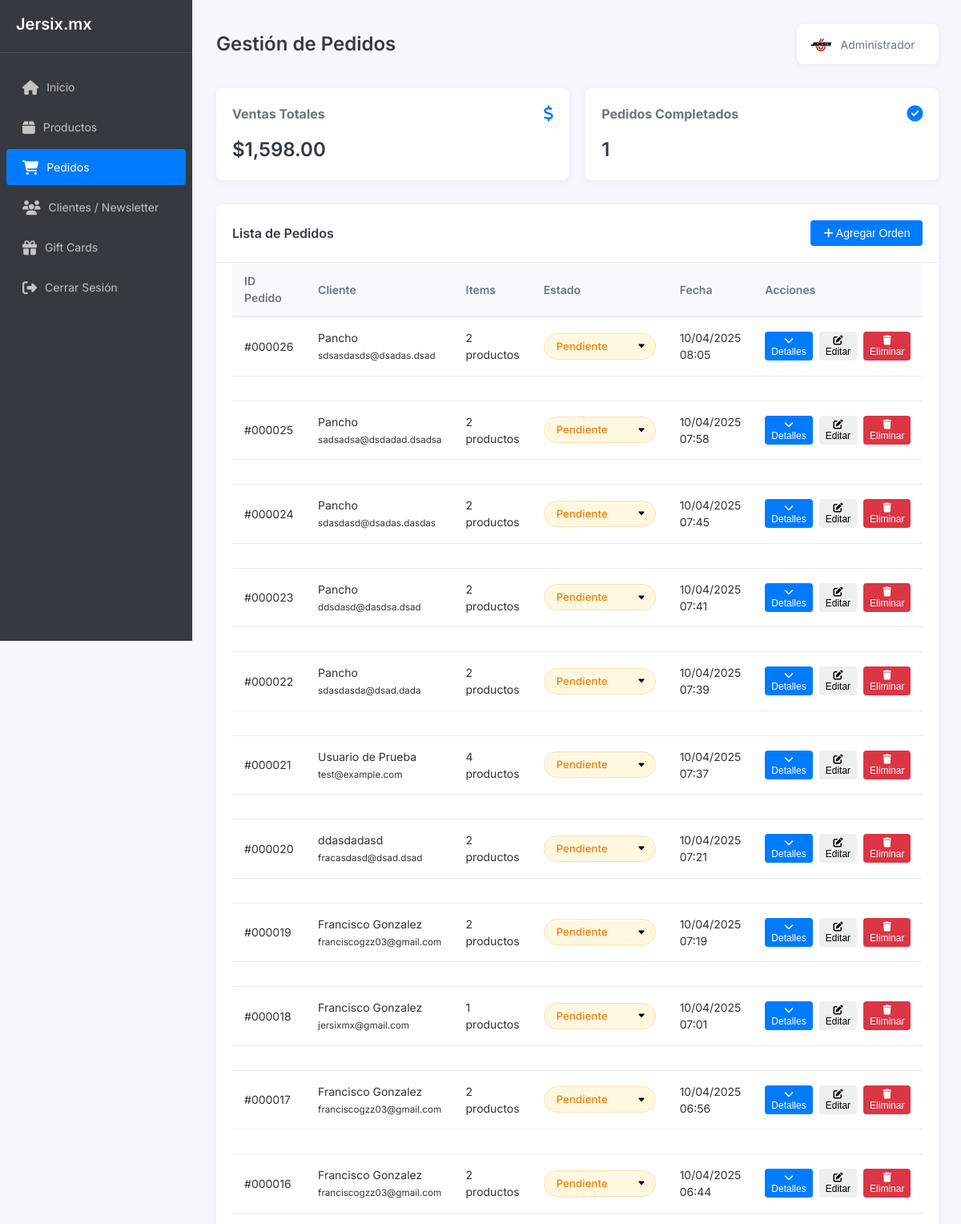
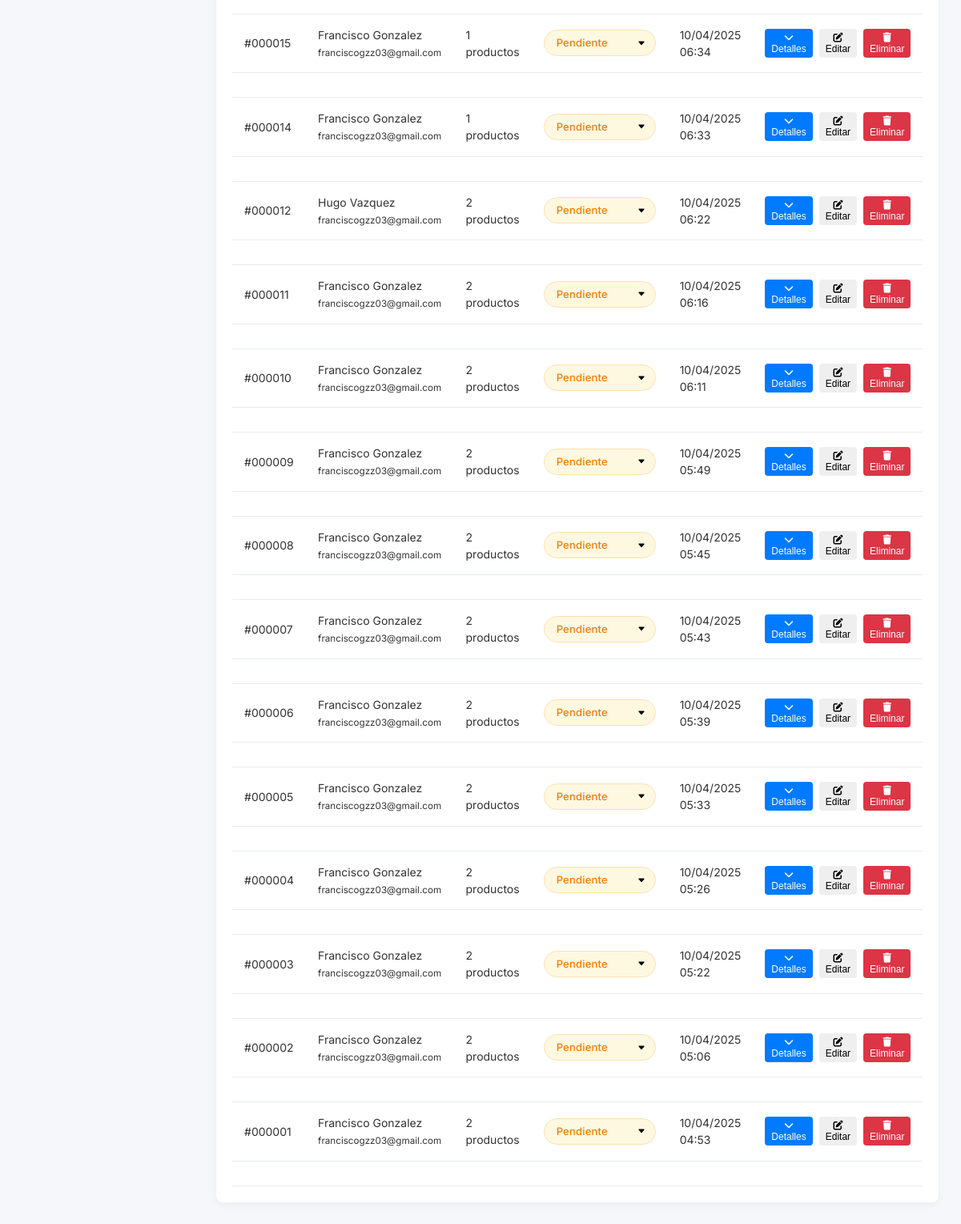
/admin2_backup/orders.php (signed in), run on the app's committed database (2 pictures, top to bottom).
### tables this page shows
CREATE TABLE `sales_stats` (
  `id` int(11) NOT NULL,
  `total_sales` decimal(10,2) DEFAULT 0.00,
  `total_orders` int(11) DEFAULT 0
);

CREATE TABLE `orders` (
  `order_id` int(11) NOT NULL,
  `customer_name` varchar(255) NOT NULL,
  `customer_email` varchar(255) NOT NULL,
  `phone` varchar(20) NOT NULL,
  `street` varchar(255) NOT NULL,
  `colony` varchar(255) NOT NULL,
  `city` varchar(255) NOT NULL,
  `state` varchar(255) NOT NULL,
  `zip_code` varchar(10) NOT NULL,
  `status` enum('pending','processing','completed','cancelled') DEFAULT 'pending',
  `payment_status` enum('pending','paid','failed') DEFAULT 'pending' COMMENT 'Tracks the payment status of an order',
  `created_at` timestamp NOT NULL DEFAULT current_timestamp(),
  `payment_method` varchar(50) DEFAULT NULL,
  `payment_id` varchar(255) DEFAULT NULL,
  `payment_notes` text DEFAULT NULL,
  `total_amount` decimal(10,2) NOT NULL DEFAULT 0.00
);

### admin2_backup/orders.php (the view, shortened to what this page needs)
<?php
try {
    $pdo = new PDO('mysql:host=localhost;dbname=checkout', 'root', '');
    $pdo->setAttribute(PDO::ATTR_ERRMODE, PDO::ERRMODE_EXCEPTION);
} catch(PDOException $e) {
    die('Error de conexión a la base de datos: ' . $e->getMessage());
}
try {
    $stats_stmt = $pdo->query("SELECT total_sales, total_orders FROM sales_stats LIMIT 1");
    $stats = $stats_stmt->fetch(PDO::FETCH_ASSOC);
} catch(PDOException $e) {
    $stats = ['total_sales' => 0, 'total_orders' => 0];
}
try {
    $stmt = $pdo->query("
        SELECT
            o.*,
            COUNT(DISTINCT oi.order_item_id) as total_items,
            SUM(oi.quantity * oi.price) as order_total,
            GROUP_CONCAT(DISTINCT CONCAT(p.name, ' (', oi.quantity, ')') SEPARATOR ', ') as products_summary
        FROM orders o
        LEFT JOIN order_items oi ON o.order_id = oi.order_id
        LEFT JOIN products p ON oi.product_id = p.product_id
        GROUP BY
            o.order_id,
            o.customer_name,
            o.customer_email,
            o.status,
            o.created_at,
            o.phone,
            o.street,
            o.colony,
            o.city,
            o.state,
            o.zip_code,
            o.payment_status
        ORDER BY o.created_at DESC
    ");
    $orders = $stmt->fetchAll(PDO::FETCH_ASSOC);
} catch(PDOException $e) {
    $error_message = "Error al obtener pedidos: " . $e->getMessage();
    $orders = [];
}
?>
<!DOCTYPE html>
<html lang="es">
<head>
    <link rel="stylesheet" href="https://cdnjs.cloudflare.com/ajax/libs/font-awesome/6.4.0/css/all.min.css">
</head>
<body>
    <div class="dashboard-layout">
        <aside class="sidebar">
            <div class="sidebar-header">
                <h2>Jersix.mx</h2>
            </div>
            <ul class="nav-menu">
                <li class="nav-item">
                    <a href="dashboard.php">
                        <i class="fas fa-home"></i>
                        <span>Inicio</span>
                    </a>
                </li>
                <li class="nav-item">
                    <a href="products.php">
                        <i class="fas fa-box"></i>
                        <span>Productos</span>
                    </a>
                </li>
                <li class="nav-item active">
                    <a href="orders.php">
                        <i class="fas fa-shopping-cart"></i>
                        <span>Pedidos</span>
                    </a>
                </li>
                <li class="nav-item">
                    <a href="newsletter.php">
                        <i class="fas fa-users"></i>
                        <span>Clientes / Newsletter</span>
                    </a>
                </li>
                <li class="nav-item">
                    <a href="giftcards.php">
                        <i class="fas fa-gift"></i>
                        <span>Gift Cards</span>
                    </a>
                </li>
                <li class="nav-item">
                    <a href="logout.php">
                        <i class="fas fa-sign-out-alt"></i>
                        <span>Cerrar Sesión</span>
                    </a>
                </li>
            </ul>
        </aside>
        <main class="main-content">
            <div class="topbar">
                <div>
                    <h1>Gestión de Pedidos</h1>
                </div>
                <div class="user-info">
                    <img src="../img/ICON.png" alt="User" style="width: 30px; height: 30px; border-radius: 50%; margin-right: 10px;">
                    <span><?php echo $_SESSION['admin_name'] ?? 'Administrador'; ?></span>
                </div>
            </div>
            <div class="stats-panel">
                <div class="stat-card">
                    <div class="stat-card-header">
                        <h3>Ventas Totales</h3>
                        <i class="fas fa-dollar-sign"></i>
                    </div>
                    <div class="stat-card-value">$<?php echo number_format($stats['total_sales'], 2); ?></div>
                </div>
                <div class="stat-card">
                    <div class="stat-card-header">
                        <h3>Pedidos Completados</h3>
                        <i class="fas fa-check-circle"></i>
                    </div>
                    <div class="stat-card-value"><?php echo $stats['total_orders']; ?></div>
                </div>
            </div>
            <div class="panel">
                <div class="panel-header">
                    <h3 class="panel-title">Lista de Pedidos</h3>
                    <button class="btn btn-primary" onclick="openAddOrderModal()">
                        <i class="fas fa-plus"></i> Agregar Orden
                    </button>
                </div>
                <?php if (empty($orders)): ?>
                    <div class="empty-state">
                        <div class="empty-state-icon">
                            <i class="fas fa-shopping-cart"></i>
                        </div>
                        <h3 class="empty-state-title">No hay pedidos disponibles</h3>
                        <p class="empty-state-description">Los pedidos aparecerán aquí cuando los clientes realicen compras</p>
                    </div>
                <?php else: ?>
                    <div class="table-container">
                        <table>
                            <thead>
                                <tr>
                                    <th>ID Pedido</th>
                                    <th>Cliente</th>
                                    <th>Items</th>
                                    <th>Estado</th>
                                    <th>Fecha</th>
                                    <th>Acciones</th>
                                </tr>
                            </thead>
                            <tbody>
                                <?php foreach ($orders as $order): ?>
                                    <tr data-order-id="<?php echo $order['order_id']; ?>">
                                        <td data-label="ID Pedido">#<?php echo str_pad($order['order_id'], 6, '0', STR_PAD_LEFT); ?></td>
                                        <td data-label="Cliente">
                                            <div><?php echo htmlspecialchars($order['customer_name']); ?></div>
                                            <small><?php echo htmlspecialchars($order['customer_email']); ?></small>
                                        </td>
                                        <td data-label="Items"><?php echo $order['total_items']; ?> productos</td>
                                        <td data-label="Estado">
                                            <select class="status-select status-<?php echo $order['status']; ?>"
                                                    data-order-id="<?php echo $order['order_id']; ?>"
                                                    data-previous-status="<?php echo $order['status']; ?>"
                                                    onchange="updateOrderStatus(this)">
                                                <option value="pending" <?php echo $order['status'] == 'pending' ? 'selected' : ''; ?>>Pendiente</option>
                                            </select>
                                        </td>
                                        <td data-label="Fecha"><?php echo date('d/m/Y H:i', strtotime($order['created_at'])); ?></td>
                                        <td data-label="Acciones">
                                            <div class="action-buttons">
                                                <button class="btn btn-sm btn-primary expand-button" onclick="toggleOrderDetails(<?php echo $order['order_id']; ?>)">
                                                    <i class="fas fa-chevron-down"></i> Detalles
                                                </button>
                                                <button class="btn btn-sm btn-warning" onclick="editOrder(<?php echo $order['order_id']; ?>)">
                                                    <i class="fas fa-edit"></i> Editar
                                                </button>
                                                <button class="btn btn-sm btn-danger" onclick="deleteOrder(<?php echo $order['order_id']; ?>)">
                                                    <i class="fas fa-trash"></i> Eliminar
                                                </button>
                                            </div>
                                        </td>
                                    </tr>
                                    <tr data-order-id="<?php echo $order['order_id']; ?>">
                                        <td colspan="7">
                                        </td>
                                    </tr>
                                <?php endforeach; ?>
                            </tbody>
                        </table>
                    </div>
                <?php endif; ?>
            </div>
        </main>
    </div>
</body>
</html>

### admin2_backup/orders.php (style rules this page uses)
:root { --primary-color: #007bff; --primary-dark: #0056b3; --secondary-color: #6c757d; --success-color: #28a745; --danger-color: #dc3545; --warning-color: #ffc107; --light-color: #f8f9fa; --dark-color: #343a40; --sidebar-width: 240px; --topbar-height: 60px; --border-radius: 8px; --box-shadow: 0 2px 10px rgba(0,0,0,0.05); --transition: all 0.3s ease; }
* { margin: 0; padding: 0; box-sizing: border-box; }
body { font-family: 'Inter', sans-serif; font-size: 14px; color: #333; background-color: #f5f7fa; line-height: 1.5; }
.dashboard-layout { display: grid; grid-template-columns: var(--sidebar-width) 1fr; min-height: 100vh; }
.sidebar { background-color: var(--dark-color); color: white; position: fixed; height: 100vh; width: var(--sidebar-width); padding-top: 15px; overflow-y: auto; transition: var(--transition); z-index: 1000; }
.sidebar-header { padding: 0 20px 20px; display: flex; align-items: center; justify-content: space-between; border-bottom: 1px solid rgba(255,255,255,0.1); }
.sidebar-header h2 { font-size: 20px; font-weight: 600; }
.sidebar .nav-menu { list-style: none; padding: 15px 0; }
.sidebar .nav-item { margin: 5px 0; }
.sidebar .nav-item a { color: rgba(255,255,255,0.7); text-decoration: none; display: flex; align-items: center; padding: 12px 20px; border-radius: 4px; margin: 0 8px; transition: var(--transition); }
.sidebar .nav-item a i { margin-right: 10px; font-size: 18px; }
.sidebar .nav-item.active a { color: white; background: var(--primary-color); }
.main-content { grid-column: 2; padding: 30px; }
.topbar { display: flex; justify-content: space-between; align-items: center; margin-bottom: 30px; }
.topbar h1 { font-size: 24px; font-weight: 600; color: var(--dark-color); }
.user-info { display: flex; align-items: center; background: white; padding: 10px 15px; border-radius: var(--border-radius); box-shadow: var(--box-shadow); }
.user-info span { margin-right: 15px; color: var(--secondary-color); }
.panel { background: white; border-radius: var(--border-radius); box-shadow: var(--box-shadow); margin-bottom: 30px; overflow: hidden; }
.panel-header { padding: 20px; border-bottom: 1px solid #eaedf3; display: flex; justify-content: space-between; align-items: center; }
.panel-title { font-size: 16px; font-weight: 600; color: var(--dark-color); }
.table-container { overflow-x: auto; margin: 0 20px 20px; }
table { width: 100%; border-collapse: collapse; }
th { text-align: left; padding: 12px 15px; background-color: #f8f9fa; border-bottom: 2px solid #e9ecef; font-weight: 600; color: var(--secondary-color); }
td { padding: 15px; vertical-align: middle; border-bottom: 1px solid #e9ecef; }
.btn { display: inline-block; padding: 8px 16px; border-radius: 4px; text-decoration: none; font-weight: 500; cursor: pointer; transition: var(--transition); border: none; font-size: 14px; }
.btn-primary { background-color: var(--primary-color); color: white; }
.status-pending { background-color: rgba(255,193,7,0.1); color: #ffc107; }
.stats-panel { display: grid; grid-template-columns: repeat(auto-fit, minmax(200px, 1fr)); gap: 20px; margin-bottom: 30px; }
.stat-card { background: white; padding: 20px; border-radius: var(--border-radius); box-shadow: var(--box-shadow); }
.stat-card-header { display: flex; justify-content: space-between; align-items: center; margin-bottom: 15px; }
.stat-card-header h3 { font-size: 16px; color: var(--secondary-color); margin: 0; }
.stat-card-header i { font-size: 20px; color: var(--primary-color); }
.stat-card-value { font-size: 24px; font-weight: 600; color: var(--dark-color); }
.action-buttons { display: flex; gap: 8px; }
.btn-sm { padding: 4px 8px; font-size: 12px; }
.btn-danger { background-color: var(--danger-color); color: white; }
.status-select { padding: 8px 30px 8px 15px; border-radius: 20px; font-size: 13px; font-weight: 500; border: none; cursor: pointer; appearance: none; -webkit-appearance: none; -moz-appearance: none; background-repeat: no-repeat; background-position: right 12px center; background-size: 10px; min-width: 140px; max-width: 100%; text-align: left; }
.status-pending { background-color: #fff8e1; color: #f57c00; border: 1px solid #ffe0b2; }
.status-select option { background-color: white; color: #333; padding: 8px; }
.status-select { text-shadow: none; font-family: 'Inter', sans-serif; letter-spacing: 0.2px; }

### data on the page
sales_stats: total_sales "1,598.00", total_orders "1"
orders: order_id "000026", customer_name "Pancho", customer_email "sdsasdasds@dsadas.dsad", total_items "2", status+order_id "Pendiente", created_at "10/04/2025 08:05"
orders: order_id "000025", customer_name "Pancho", customer_email "sadsadsa@dsdadad.dsadsa", total_items "2", status+order_id "Pendiente", created_at "10/04/2025 07:58"
orders: order_id "000024", customer_name "Pancho", customer_email "sdasdasd@dsadas.dasdas", total_items "2", status+order_id "Pendiente", created_at "10/04/2025 07:45"
orders: order_id "000023", customer_name "Pancho", customer_email "ddsdasd@dasdsa.dsad", total_items "2", status+order_id "Pendiente", created_at "10/04/2025 07:41"
orders: order_id "000022", customer_name "Pancho", customer_email "sdasdasda@dsad.dada", total_items "2", status+order_id "Pendiente", created_at "10/04/2025 07:39"
orders: order_id "000021", customer_name "Usuario de Prueba", customer_email "test@example.com", total_items "4", status+order_id "Pendiente", created_at "10/04/2025 07:37"
orders: order_id "000020", customer_name "ddasdadasd", customer_email "fracasdasd@dsad.dsad", total_items "2", status+order_id "Pendiente", created_at "10/04/2025 07:21"
orders: order_id "000019", customer_name "Francisco Gonzalez", customer_email "franciscogzz03@gmail.com", total_items "2", status+order_id "Pendiente", created_at "10/04/2025 07:19"
orders: order_id "000018", customer_name "Francisco Gonzalez", customer_email "jersixmx@gmail.com", total_items "1", status+order_id "Pendiente", created_at "10/04/2025 07:01"
orders: order_id "000017", customer_name "Francisco Gonzalez", customer_email "franciscogzz03@gmail.com", total_items "2", status+order_id "Pendiente", created_at "10/04/2025 06:56"
orders: order_id "000016", customer_name "Francisco Gonzalez", customer_email "franciscogzz03@gmail.com", total_items "2", status+order_id "Pendiente", created_at "10/04/2025 06:44"
orders: order_id "000015", customer_name "Francisco Gonzalez", customer_email "franciscogzz03@gmail.com", total_items "1", status+order_id "Pendiente", created_at "10/04/2025 06:34"
orders: order_id "000014", customer_name "Francisco Gonzalez", customer_email "franciscogzz03@gmail.com", total_items "1", status+order_id "Pendiente", created_at "10/04/2025 06:33"
orders: order_id "000012", customer_name "Hugo Vazquez", customer_email "franciscogzz03@gmail.com", total_items "2", status+order_id "Pendiente", created_at "10/04/2025 06:22"
orders: order_id "000011", customer_name "Francisco Gonzalez", customer_email "franciscogzz03@gmail.com", total_items "2", status+order_id "Pendiente", created_at "10/04/2025 06:16"
orders: order_id "000010", customer_name "Francisco Gonzalez", customer_email "franciscogzz03@gmail.com", total_items "2", status+order_id "Pendiente", created_at "10/04/2025 06:11"
orders: order_id "000009", customer_name "Francisco Gonzalez", customer_email "franciscogzz03@gmail.com", total_items "2", status+order_id "Pendiente", created_at "10/04/2025 05:49"
orders: order_id "000008", customer_name "Francisco Gonzalez", customer_email "franciscogzz03@gmail.com", total_items "2", status+order_id "Pendiente", created_at "10/04/2025 05:45"
orders: order_id "000007", customer_name "Francisco Gonzalez", customer_email "franciscogzz03@gmail.com", total_items "2", status+order_id "Pendiente", created_at "10/04/2025 05:43"
orders: order_id "000006", customer_name "Francisco Gonzalez", customer_email "franciscogzz03@gmail.com", total_items "2", status+order_id "Pendiente", created_at "10/04/2025 05:39"
orders: order_id "000005", customer_name "Francisco Gonzalez", customer_email "franciscogzz03@gmail.com", total_items "2", status+order_id "Pendiente", created_at "10/04/2025 05:33"
orders: order_id "000004", customer_name "Francisco Gonzalez", customer_email "franciscogzz03@gmail.com", total_items "2", status+order_id "Pendiente", created_at "10/04/2025 05:26"
orders: order_id "000003", customer_name "Francisco Gonzalez", customer_email "franciscogzz03@gmail.com", total_items "2", status+order_id "Pendiente", created_at "10/04/2025 05:22"
orders: order_id "000002", customer_name "Francisco Gonzalez", customer_email "franciscogzz03@gmail.com", total_items "2", status+order_id "Pendiente", created_at "10/04/2025 05:06"
orders: order_id "000001", customer_name "Francisco Gonzalez", customer_email "franciscogzz03@gmail.com", total_items "2", status+order_id "Pendiente", created_at "10/04/2025 04:53"

### other printed values
$_SESSION['admin_name'] "Administrador"
